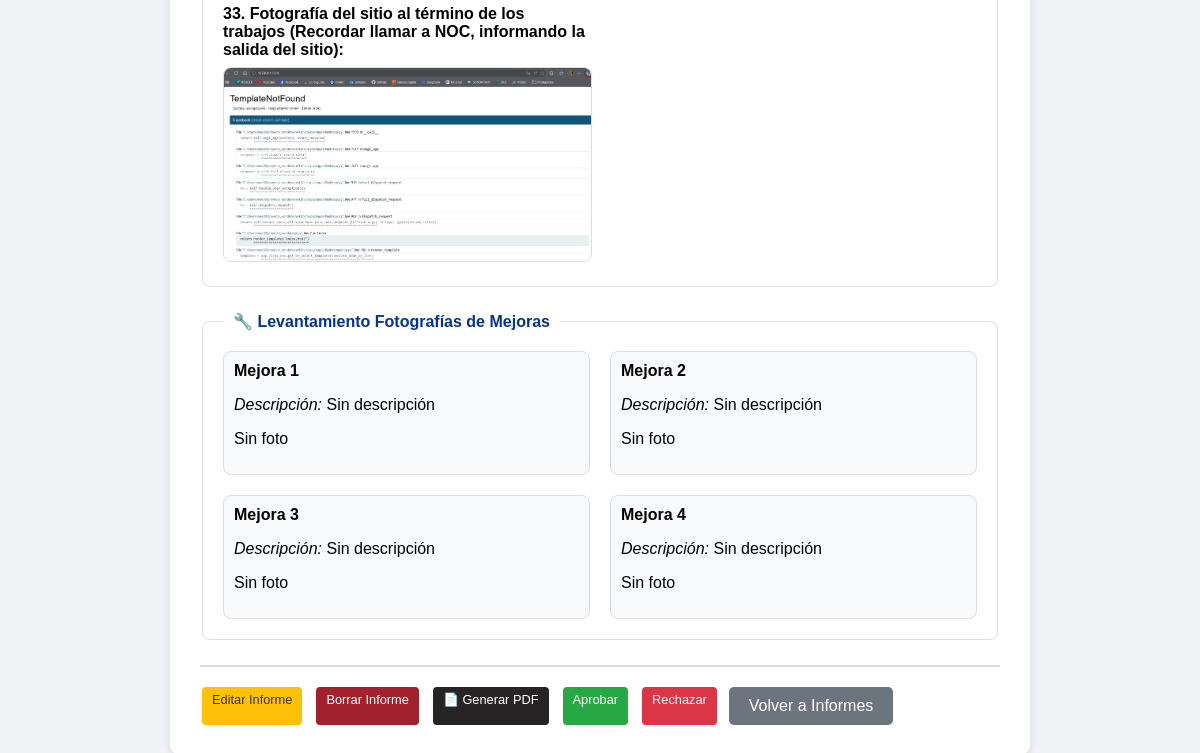
Before: /ver_informe/2 (signed in, lower part) with the older database file.
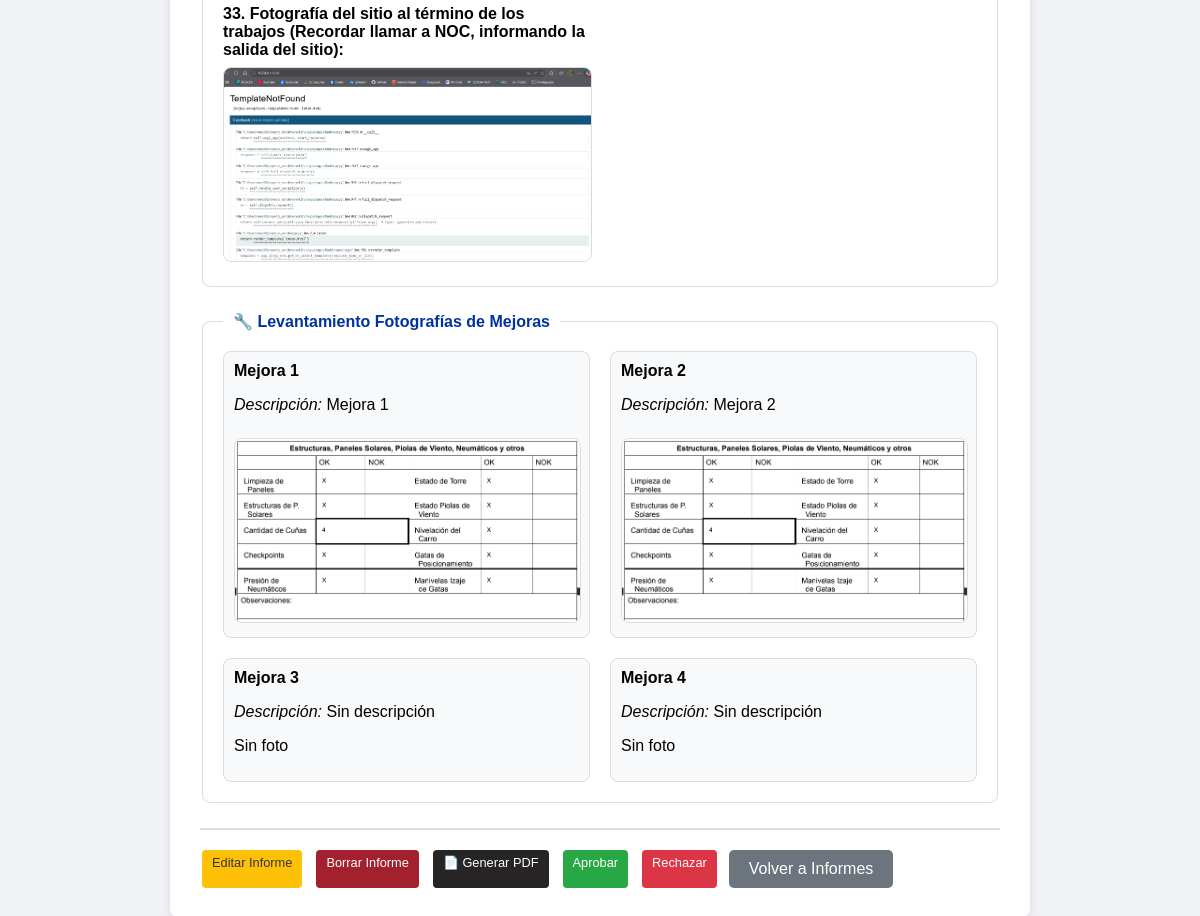
After: the same page with the newer database file.
### app.py (models this page shows, shortened)
class InspeccionCOW(db.Model):
    id = db.Column(db.Integer, primary_key=True)
    usuario_id = db.Column(db.Integer, db.ForeignKey('usuario.id'), nullable=False)
    fecha = db.Column(db.String(20), nullable=False)
    dia_turno = db.Column(db.Integer, nullable=False)
    responsable = db.Column(db.String(50), nullable=False)
    nombre_sitio = db.Column(db.String(150), nullable=False)
    horometro = db.Column(db.Integer, nullable=False)
    hora_inicio = db.Column(db.String(10), nullable=False)
    hora_termino = db.Column(db.String(10), nullable=False)
    horas_funcionamiento = db.Column(db.Integer, nullable=True)
    cantidad_arranques = db.Column(db.Integer, nullable=True)
    nivel_aceite = db.Column(db.String(10), nullable=True)
    nivel_combustible = db.Column(db.String(10), nullable=True)
    nivel_refrigerante = db.Column(db.String(10), nullable=True)
    proxima_mantencion = db.Column(db.Integer, nullable=True)
    estado_ge_principal = db.Column(db.String(10), nullable=True)
    uso_ge_auxiliar = db.Column(db.String(5), nullable=True)
    limpieza_ge_interior = db.Column(db.String(5), nullable=True)
    limpieza_radiador = db.Column(db.String(5), nullable=True)
    sistema_combustible = db.Column(db.String(5), nullable=True)
    arranque_automatico = db.Column(db.String(5), nullable=True)
    limpieza_interior = db.Column(db.String(5), nullable=True)
    limpieza_exterior = db.Column(db.String(5), nullable=True)
    cable_5p_4p = db.Column(db.String(5), nullable=True)
    adaptador_ge_aux = db.Column(db.String(5), nullable=True)
    limpieza_rack_energia = db.Column(db.String(5), nullable=True)
    estado_planta_vertiv = db.Column(db.String(5), nullable=True)
    rectificador_n1 = db.Column(db.String(5), nullable=True)
    rectificador_n2 = db.Column(db.String(5), nullable=True)
    rectificador_n3 = db.Column(db.String(5), nullable=True)
    estado_air_scale = db.Column(db.String(5), nullable=True)
    estado_alarmas = db.Column(db.String(5), nullable=True)
    estado_7250_ixr = db.Column(db.String(5), nullable=True)
    estado_fpfh = db.Column(db.String(5), nullable=True)
    conversor_solar_n1 = db.Column(db.String(5), nullable=True)
    conversor_solar_n2 = db.Column(db.String(5), nullable=True)
    limpieza_rack_baterias = db.Column(db.String(5), nullable=True)
    estado_baterias = db.Column(db.String(5), nullable=True)
    estado_inversor = db.Column(db.String(5), nullable=True)
    estado_ventiladores = db.Column(db.String(5), nullable=True)
    limpieza_rack_telecom = db.Column(db.String(5), nullable=True)
    limpieza_paneles = db.Column(db.String(5), nullable=True)
    estructura_paneles = db.Column(db.String(5), nullable=True)
    cantidad_cunas = db.Column(db.String(10), nullable=True)
    checkpoints = db.Column(db.String(5), nullable=True)
    presion_neumaticos = db.Column(db.String(5), nullable=True)
    estado_torre = db.Column(db.String(5), nullable=True)
    estado_piolas_viento = db.Column(db.String(5), nullable=True)
    nivelacion_carro = db.Column(db.String(5), nullable=True)
    gatas_posicionamiento = db.Column(db.String(5), nullable=True)
    manivelas_izaje = db.Column(db.String(5), nullable=True)
    observaciones_ge = db.Column(db.Text, nullable=True)
    observaciones_rack = db.Column(db.Text, nullable=True)
    observaciones_estructuras = db.Column(db.Text, nullable=True)
    foto_1 = db.Column(db.String(200), nullable=True)
    foto_2 = db.Column(db.String(200), nullable=True)
    foto_3 = db.Column(db.String(200), nullable=True)
    foto_rack_1 = db.Column(db.String(200), nullable=True)
    foto_rack_2 = db.Column(db.String(200), nullable=True)
    foto_rack_3 = db.Column(db.String(200), nullable=True)
    foto_estructuras_1 = db.Column(db.String(200), nullable=True)
    foto_estructuras_2 = db.Column(db.String(200), nullable=True)
    foto_estructuras_3 = db.Column(db.String(200), nullable=True)
    foto_levantamiento_1 = db.Column(db.String(200), nullable=True)
    foto_levantamiento_2 = db.Column(db.String(200), nullable=True)
    foto_levantamiento_3 = db.Column(db.String(200), nullable=True)
    foto_levantamiento_4 = db.Column(db.String(200), nullable=True)
    foto_levantamiento_5 = db.Column(db.String(200), nullable=True)
    foto_levantamiento_6 = db.Column(db.String(200), nullable=True)
    foto_levantamiento_7 = db.Column(db.String(200), nullable=True)
    foto_levantamiento_8 = db.Column(db.String(200), nullable=True)
    foto_levantamiento_9 = db.Column(db.String(200), nullable=True)
    foto_levantamiento_10 = db.Column(db.String(200), nullable=True)
    foto_levantamiento_11 = db.Column(db.String(200), nullable=True)
    foto_levantamiento_12 = db.Column(db.String(200), nullable=True)
    foto_levantamiento_13 = db.Column(db.String(200), nullable=True)
    foto_levantamiento_14 = db.Column(db.String(200), nullable=True)
    foto_levantamiento_15 = db.Column(db.String(200), nullable=True)
    foto_levantamiento_16 = db.Column(db.String(200), nullable=True)
    foto_levantamiento_17 = db.Column(db.String(200), nullable=True)
    foto_levantamiento_18 = db.Column(db.String(200), nullable=True)
    foto_levantamiento_19 = db.Column(db.String(200), nullable=True)
    foto_levantamiento_20 = db.Column(db.String(200), nullable=True)
    foto_levantamiento_21 = db.Column(db.String(200), nullable=True)
    foto_levantamiento_22 = db.Column(db.String(200), nullable=True)
    foto_levantamiento_23 = db.Column(db.String(200), nullable=True)
    foto_levantamiento_24 = db.Column(db.String(200), nullable=True)
    foto_levantamiento_25 = db.Column(db.String(200), nullable=True)
    foto_levantamiento_26 = db.Column(db.String(200), nullable=True)
    foto_levantamiento_27 = db.Column(db.String(200), nullable=True)
    foto_levantamiento_28 = db.Column(db.String(200), nullable=True)
    foto_levantamiento_29 = db.Column(db.String(200), nullable=True)
    foto_levantamiento_30 = db.Column(db.String(200), nullable=True)
    foto_levantamiento_31 = db.Column(db.String(200), nullable=True)
    foto_levantamiento_32 = db.Column(db.String(200), nullable=True)
    foto_levantamiento_33 = db.Column(db.String(200), nullable=True)
    foto_mejora_1 = db.Column(db.String(200), nullable=True)
    descripcion_mejora_1 = db.Column(db.String(500), nullable=True)
    foto_mejora_2 = db.Column(db.String(200), nullable=True)
    descripcion_mejora_2 = db.Column(db.String(500), nullable=True)
    foto_mejora_3 = db.Column(db.String(200), nullable=True)
    descripcion_mejora_3 = db.Column(db.String(500), nullable=True)
    foto_mejora_4 = db.Column(db.String(200), nullable=True)
    descripcion_mejora_4 = db.Column(db.String(500), nullable=True)
    estado = db.Column(db.String(20), default='pendiente')  # pendiente, aprobado, rechazado
    fecha_registro = db.Column(db.DateTime, default=datetime.utcnow)
    usuario = db.relationship('Usuario', backref='inspecciones_cow')

### app.py (the view)
@app.route('/ver_informe/<int:id>')
def ver_informe(id):
    if 'username' not in session:
        return redirect(url_for('login'))
    inspeccion = InspeccionCOW.query.get_or_404(id)
    usuario_actual = Usuario.query.filter_by(username=session['username']).first()
    if usuario_actual.rol != 'supervisor' and inspeccion.usuario_id != usuario_actual.id:
        return "No tienes permiso para ver este informe", 403
    return render_template('ver_informe.html', inspeccion=inspeccion, usuario=session['nombre'], rol=session['rol'])

### templates/ver_informe.html (shortened to what this page needs)
<!DOCTYPE html>
<html lang="es">
<head>
    <link rel="stylesheet" href="{{ url_for('static', filename='style.css') }}">
</head>
<body>
    <div class="form-container">
        <fieldset>
            <div class="fotos-grid-33">
                <div class="foto-item">
                    <strong>33. Fotografía del sitio al término de los trabajos (Recordar llamar a NOC, informando la salida del sitio):</strong>
                    {% if inspeccion.foto_levantamiento_33 %}
                        <img src="{{ url_for('static', filename='uploads/' + inspeccion.foto_levantamiento_33) }}" class="img-preview">
                    {% else %}
                        <p>Sin foto</p>
                    {% endif %}
                </div>
            </div>
        </fieldset>
        <fieldset>
            <legend>🔧 Levantamiento Fotografías de Mejoras</legend>
            <div class="mejoras-grid">
                {% for i in range(1, 5) %}
                <div class="mejora-item">
                    <strong>Mejora {{ i }}</strong>
                    {% set foto = inspeccion['foto_mejora_' ~ i] %}
                    {% set desc = inspeccion['descripcion_mejora_' ~ i] %}
                    <p><em>Descripción:</em> {{ desc or 'Sin descripción' }}</p>
                    {% if foto %}
                        <img src="{{ url_for('static', filename='uploads/' + foto) }}" class="img-preview">
                    {% else %}
                        <p>Sin foto</p>
                    {% endif %}
                </div>
                {% endfor %}
            </div>
        </fieldset>
        <div class="acciones-detalle">
            <a href="{{ url_for('editar_informe', id=inspeccion.id) }}" class="btn-editar">Editar Informe</a>
            <a href="{{ url_for('borrar_informe', id=inspeccion.id) }}" class="btn-borrar" onclick="return confirm('¿Eliminar este informe?')">Borrar Informe</a>
            {% if rol == 'supervisor' and inspeccion.estado == 'pendiente' %}
            <a href="{{ url_for('generar_pdf', id=inspeccion.id) }}" class="btn-pdf" target="_blank">📄 Generar PDF</a>
            <a href="{{ url_for('aprobar_informe', id=inspeccion.id) }}" class="btn-aprobar">Aprobar</a>
            <a href="{{ url_for('rechazar_informe', id=inspeccion.id) }}" class="btn-rechazar">Rechazar</a>
            {% endif %}
            <a href="{{ url_for('ver_informes') }}" class="btn-volver">Volver a Informes</a>
        </div>
    </div>
</body>
</html>

### static/style.css (style rules this page uses)
body { font-family: Arial, sans-serif; background-color: #f0f2f5; margin: 0; padding: 0; }
.form-container { max-width: 800px; margin: 30px auto; background-color: white; border-radius: 10px; box-shadow: 0 2px 10px rgba(0,0,0,0.1); padding: 30px; }
fieldset { border: 1px solid #ddd; border-radius: 8px; padding: 20px; margin-bottom: 25px; }
legend { font-weight: bold; color: #0033a0; padding: 0 10px; width: auto; }
.mejoras-grid { display: flex; flex-direction: column; gap: 20px; }
.mejora-item { border: 1px solid #ddd; border-radius: 8px; padding: 15px; background-color: #f9f9f9; }
.btn-ver, .btn-aprobar, .btn-rechazar { padding: 5px 10px; border-radius: 4px; text-decoration: none; font-size: 0.8em; margin: 0 2px; }
.btn-aprobar { background-color: #28a745; color: white; }
.btn-rechazar { background-color: #dc3545; color: white; }
.btn-editar { background-color: #ffc107; color: #333; padding: 5px 10px; border-radius: 4px; text-decoration: none; font-size: 0.8em; margin: 0 2px; }
.btn-borrar { background-color: #a3212e; color: white; padding: 5px 10px; border-radius: 4px; text-decoration: none; font-size: 0.8em; margin: 0 2px; }
.img-preview { max-width: 100%; max-height: 200px; border-radius: 8px; border: 1px solid #ddd; margin-top: 8px; }
.acciones-detalle { display: flex; gap: 10px; flex-wrap: wrap; margin-top: 20px; padding-top: 20px; border-top: 2px solid #ddd; }
.btn-volver { background-color: #6c757d; color: white; padding: 10px 20px; border-radius: 5px; text-decoration: none; }
.fotos-grid-33 { display: grid; grid-template-columns: repeat(auto-fill, minmax(200px, 1fr)); gap: 15px; }
.mejoras-grid { display: grid; grid-template-columns: repeat(auto-fill, minmax(300px, 1fr)); gap: 20px; }
.mejora-item { padding: 10px; background-color: #f8f9fa; border-radius: 8px; }
.img-preview { max-width: 100%; max-height: 200px; border-radius: 8px; border: 1px solid #ddd; margin-top: 8px; cursor: pointer; transition: transform 0.2s, box-shadow 0.2s; }
.fotos-grid-33 { display: grid; grid-template-columns: repeat(auto-fill, minmax(280px, 1fr)); gap: 20px; }
.btn-pdf { background-color: #272425; color: white; padding: 5px 10px; border-radius: 4px; text-decoration: none; font-size: 0.8em; margin: 0 2px; }

### templates/ver_informe.html (style rules this page uses)
.img-preview { cursor: pointer; transition: transform 0.2s; }

Changed rows visible on the page:
changed InspeccionCOW: foto_mejora_1: picture added; foto_mejora_2: picture added
Other visible differences:
new list line: "Mejora 1 Descripción:"
new list line: "Mejora 1"
new list line: "Mejora 2 Descripción:"
new list line: "Mejora 2"
list line gone: "Mejora 1 Descripción: Sin descripción Sin foto"
list line gone: "Mejora 2 Descripción: Sin descripción Sin foto"
